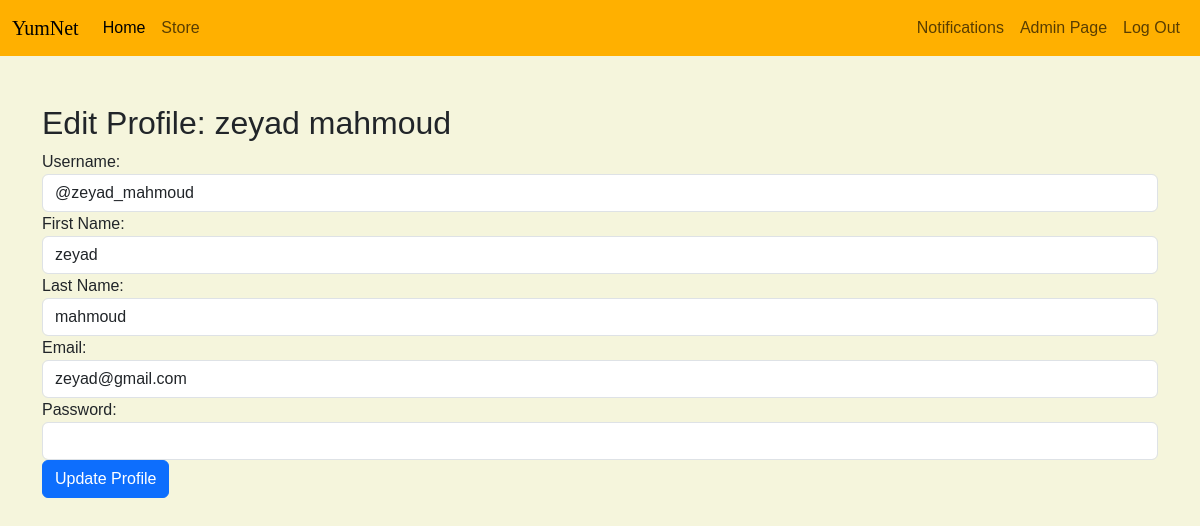
Screenshot of /edit_profile.php?user_id=3 (signed in) with the database file from the repository.
### tables this page shows
CREATE TABLE `page_user` (
  `uid` int(11) NOT NULL,
  `first_name` varchar(255) NOT NULL,
  `last_name` varchar(255) NOT NULL,
  `user_name` varchar(255) NOT NULL,
  `email` varchar(255) NOT NULL,
  `pass` varchar(255) NOT NULL,
  `dob` date DEFAULT '2003-10-28',
  `last_seen` datetime DEFAULT current_timestamp(),
  `gender` bit(1) DEFAULT b'0' COMMENT 'male is zero female is one',
  `pic_url` varchar(255) DEFAULT NULL
);

### edit_profile.php (the view, shortened to what this page needs)
<?php
include 'config.php';
require 'includes_and_requires/bootstrap.php';
require 'styleTemp.php';
$user_id = isset($_GET['user_id']) ? $_GET['user_id'] : $_SESSION['user_id'];
$sql = "SELECT * FROM page_user WHERE uid = $user_id";
$result = mysqli_query($conn, $sql);
if (mysqli_num_rows($result) > 0) {
    $user = mysqli_fetch_assoc($result);
} else {
    die("User not found");
}
?>
<!DOCTYPE html>
<html lang="en">
<head>
    <?php require 'includes_and_requires/bootstrap.php'; ?>
    <?php require 'styleTemp.php'; ?>
</head>
<body>
    <?php include 'includes_and_requires/menu.php'; ?>
    <div class="container mt-5">
        <h2>Edit Profile: <?php echo $user['first_name'] . ' ' . $user['last_name']; ?></h2>
        <form method="post" action="">
            <div class="form-group">
                <label for="username">Username:</label>
                <input type="text" class="form-control" id="username" name="username" value="<?php echo $user['user_name']; ?>">
            </div>
            <div class="form-group">
                <label for="first_name">First Name:</label>
                <input type="text" class="form-control" id="first_name" name="first_name" value="<?php echo $user['first_name']; ?>">
            </div>
            <div class="form-group">
                <label for="last_name">Last Name:</label>
                <input type="text" class="form-control" id="last_name" name="last_name" value="<?php echo $user['last_name']; ?>">
            </div>
            <div class="form-group">
                <label for="email">Email:</label>
                <input type="email" class="form-control" id="email" name="email" value="<?php echo $user['email']; ?>">
            </div>
            <div class="form-group">
                <label for="password">Password:</label>
                <input type="password" class="form-control" id="password" name="password">
            </div>
            <button type="submit" name="update_profile" class="btn btn-primary">Update Profile</button>
        </form>
    </div>
</body>
</html>

### style11.css (style rules this page uses)
body { font-family: sans-serif; background-color: #F5F5DC; }

### rows the page displays
page_user: first_name "zeyad", last_name "mahmoud", username "@zeyad_mahmoud", email "zeyad@gmail.com"
